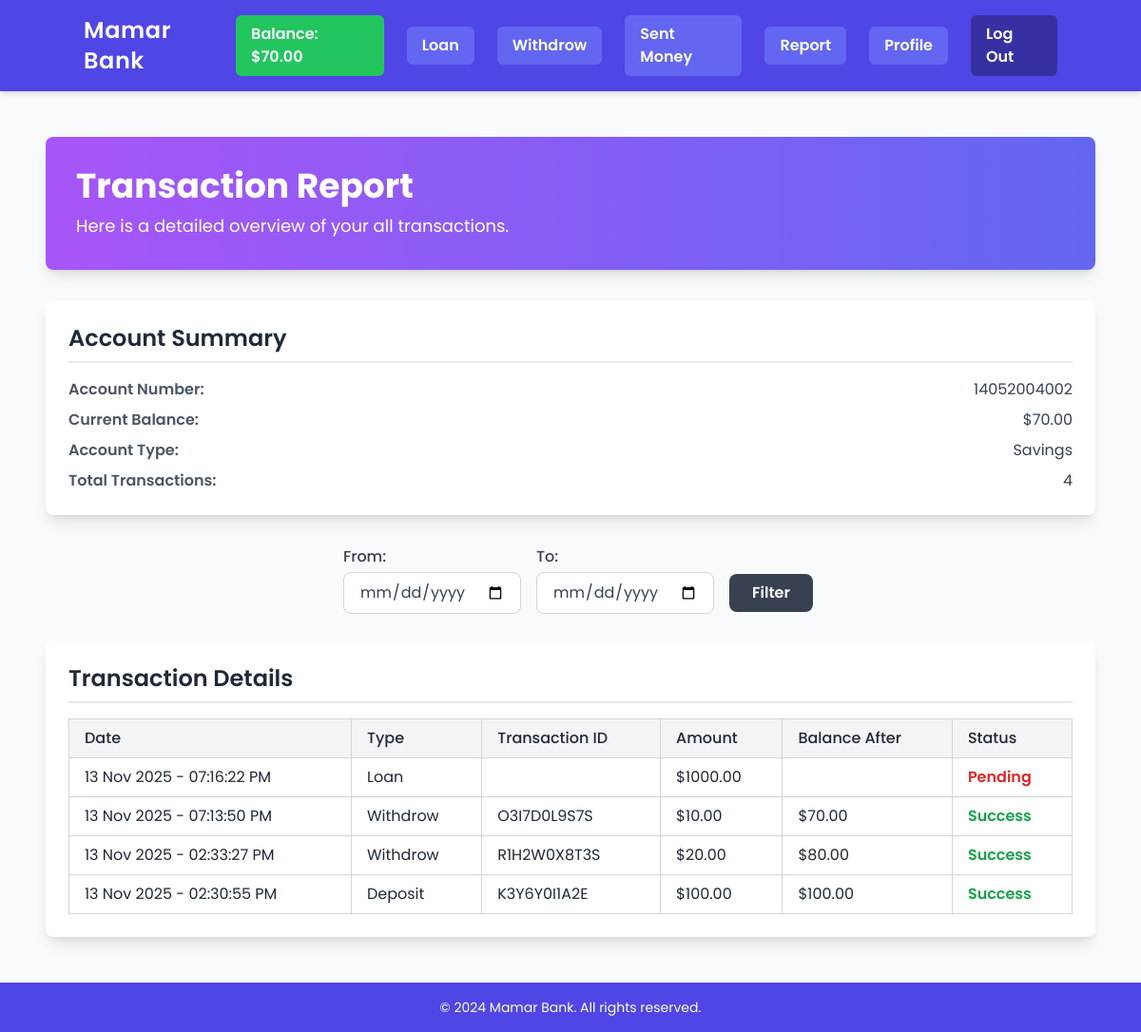
/report/ (signed in), run on the app's committed database.
### Accounts/models.py (models this page shows, shortened)
class UserBankAccount(models.Model):
    user = models.OneToOneField(User, on_delete=models.CASCADE, related_name='account')
    nid_number = models.CharField(max_length=25, null=True, blank=True)
    birth_day = models.DateField(null=True, blank=True)
    account_no = models.BigIntegerField(unique=True)
    balance = models.DecimalField(max_digits=12, decimal_places=2, default=0.00)
    account_type = models.CharField(max_length=20)
    gender = models.CharField(max_length=10, choices=constants.GENDER, default='Other')

### Transactions/models.py (models this page shows, shortened)
class Transaction(models.Model):
    user = models.ForeignKey(User, on_delete=models.CASCADE, related_name='transactions')
    transaction_type = models.CharField(max_length=50)
    amount = models.DecimalField(max_digits=12, decimal_places=2)
    description = models.TextField(blank=True, null=True)
    status = models.BooleanField(default=0) # 0: pending, 1: completed
    after_transaction_balance = models.DecimalField(max_digits=20, decimal_places=2, null=True, blank=True)
    created_at = models.DateTimeField(auto_now_add=True, null=1)
    updated_at = models.DateTimeField(auto_now=True, null=1)
    transaction_id = models.CharField(
        max_length=15,
        default=generate_transaction_id,
        editable=False
    )

### Transactions/views.py (the view, shortened to what this page needs)
# urls.py: path('', views.home, name='report'),
def report(request):
    if not request.user.is_authenticated:
        return redirect('home')
    Transactions = request.user.transactions.all().order_by('-id')
    context = {
        'transactions': Transactions,
    }
    return render(request, 'report.html', context)

### Transactions/templates/report.html (shortened to what this page needs)
{% extends 'base.html' %}
{% block content %}
<div class="container mx-auto p-6 max-w-6xl">
    <div class="bg-gradient-to-r from-purple-500 to-indigo-500 text-white shadow-lg rounded-lg p-8 mb-8">
        <h1 class="text-4xl font-bold">Transaction Report</h1>
        <p class="text-lg mt-2">Here is a detailed overview of your all transactions.</p>
    </div>
    <div class="bg-white shadow-lg rounded-lg p-6 mb-8">
        <h2 class="text-2xl font-semibold text-gray-800 mb-4 border-b-2 pb-2">Account Summary</h2>
        {% if user.account %}
            <ul class="list-none mt-4 space-y-2">
                <li class="flex justify-between"><strong class="font-semibold text-gray-600">Account Number:</strong> <span>{{ user.account.account_no }}</span></li>
                <li class="flex justify-between"><strong class="font-semibold text-gray-600">Current Balance:</strong> <span>${{ user.account.balance }}</span></li>
                <li class="flex justify-between"><strong class="font-semibold text-gray-600">Account Type:</strong> <span>{{ user.account.account_type }}</span></li>
                <li class="flex justify-between"><strong class="font-semibold text-gray-600">Total Transactions:</strong> <span>{{ transactions|length }}</span></li>
            </ul>
        {% else %}
            <p class="text-gray-500 mt-4">No account information available.</p>
        {% endif %}
    </div>
    <div class="flex flex-col items-center space-y-6">
        <form method="POST"class="flex flex-wrap items-center space-x-4">
            <div class="flex flex-col mb-7">
                <label for="start_date" class="text-gray-700 font-medium mb-1">From:</label>
                <input type="date" name="start_date" id="start_date" required value="{{ request.POST.start_date  }}"
                    class="border border-gray-300 rounded-lg px-4 py-2 focus:ring-blue-500 focus:border-blue-500">
            </div>
            <div class="flex flex-col mb-7">
                <label for="end_date" class="text-gray-700 font-medium mb-1">To:</label>
                <input type="date" name="end_date" id="end_date" required value="{{ request.POST.end_date  }}"
                    class="border border-gray-300 rounded-lg px-4 py-2 focus:ring-blue-500 focus:border-blue-500">
            </div>
            <div class=" md:mt-0">
                <button type="submit"
                    class="bg-gray-700 text-white font-semibold py-2 px-6 rounded-lg hover:bg-gray-800 focus:ring focus:ring-gray-300">
                    Filter
                </button>
            </div>
        </form>
    </div>
    <div class="bg-white shadow-lg rounded-lg p-6">
        <div class="flex justify-between items-center border-b-2 pb-2 mb-4">
            <h2 class="text-2xl font-semibold text-gray-800">Transaction Details</h2>
        </div>
        {% if transactions %}
            <div class="overflow-x-auto">
                <table class="min-w-full border-collapse border border-gray-300 text-left text-gray-800">
                    <thead class="bg-gray-100">
                        <tr>
                            <th class="border border-gray-300 px-4 py-2 font-medium">Date</th>
                            <th class="border border-gray-300 px-4 py-2 font-medium">Type</th>
                            <th class="border border-gray-300 px-4 py-2 font-medium">Transaction ID</th>
                            <th class="border border-gray-300 px-4 py-2 font-medium">Amount</th>
                            <th class="border border-gray-300 px-4 py-2 font-medium">Balance After</th>
                            <th class="border border-gray-300 px-4 py-2 font-medium">Status</th>
                        </tr>
                    </thead>
                    <tbody>
                        {% for transaction in transactions %}
                            <tr class="hover:bg-gray-50">
                                <td class="border border-gray-300 px-4 py-2">{{ transaction.created_at|date:"d M Y - h:i:s A" }}</td>
                                <td class="border border-gray-300 px-4 py-2">{{ transaction.transaction_type }}</td>
                                <td class="border border-gray-300 px-4 py-2">
                                    {% if transaction.after_transaction_balance %}
                                        {{ transaction.transaction_id }}
                                    {% endif %}
                                </td>
                                <td class="border border-gray-300 px-4 py-2">${{ transaction.amount }}</td>
                                <td class="border border-gray-300 px-4 py-2">
                                    {% if transaction.after_transaction_balance %}
                                        ${{ transaction.after_transaction_balance }}
                                    {% endif %}
                                </td>
                                <td class="border border-gray-300 px-4 py-2">
                                    {% if transaction.status %}
                                        <span class="text-green-600 font-semibold">
                                            {% if transaction.transaction_type == 'Loan' %}
                                                Approved
                                            {% else %}
                                                Success
                                            {% endif %}
                                        </span>
                                    {% else %}
                                        <span class="text-red-600 font-semibold">Pending</span>
                                    {% endif %}
                                </td>
                            </tr>
                        {% endfor %}
                    </tbody>
                </table>
            </div>
        {% else %}
            <p class="text-gray-500 mt-4">No transactions found.</p>
        {% endif %}
    </div>
</div>
{% endblock %}

### Core/templates/navbar.html (shortened to what this page needs)
{% block navbar %}
<header class="bg-indigo-600 text-white p-4 shadow-md">
    <div class="container mx-auto flex justify-between items-center">
        <a href="{% url 'home' %}" class="text-2xl font-semibold tracking-wide">
            Mamar Bank
        </a>
        <nav
            id="menu"
            class="hidden lg:flex flex-col lg:flex-row lg:space-x-6 lg:items-center lg:bg-transparent bg-indigo-700 lg:rounded-none rounded-lg lg:shadow-none shadow-lg lg:p-0 p-4">
            {% if user.is_authenticated %}
                {% if user.is_staff and user.is_superuser %}
                    <a href="{% url 'loan_request' %}" class="text-white font-semibold px-4 py-2 rounded-md bg-indigo-500 hover:bg-indigo-400 hover:shadow-md transition">
                        View Loan Request
                    </a>
                    <a href="{% url 'deposit' %}" class="text-white font-semibold px-4 py-2 rounded-md bg-indigo-500 hover:bg-indigo-400 hover:shadow-md transition">
                        Deposit
                    </a>
                {% else %}
                    <p class="text-white font-semibold px-4 py-2 rounded-md bg-green-500 hover:bg-green-600 hover:shadow-lg transition">
                        Balance: ${{ user.account.balance }}
                    </p>
                    <a href="{% url 'loan' %}" class="text-white font-semibold px-4 py-2 rounded-md bg-indigo-500 hover:bg-indigo-400 hover:shadow-md transition">
                        Loan
                    </a>
                    <a href="{% url 'withdrow' %}" class="text-white font-semibold px-4 py-2 rounded-md bg-indigo-500 hover:bg-indigo-400 hover:shadow-md transition">
                        Withdrow
                    </a>
                    <a href="{% url 'sent_money' %}" class="text-white font-semibold px-4 py-2 rounded-md bg-indigo-500 hover:bg-indigo-400 hover:shadow-md transition">
                        Sent Money
                    </a>
                {% endif %}
                <a href="{% url 'report' %}" class="text-white font-semibold px-4 py-2 rounded-md bg-indigo-500 hover:bg-indigo-400 hover:shadow-md transition">
                    Report
                </a>
                <a href="{% url 'profile' %}" class="text-white font-semibold px-4 py-2 rounded-md bg-indigo-500 hover:bg-indigo-400 hover:shadow-md transition">
                    Profile
                </a>
                <a href="{% url 'logout' %}" class="text-white font-semibold px-4 py-2 rounded-md bg-indigo-800 hover:bg-indigo-400 hover:shadow-md transition">
                    Log Out
                </a>
            {% endif %}
        </nav>
    </div>
</header>
{% endblock %}

### Core/templates/base.html (style rules this page uses)
body { font-family: 'Poppins', sans-serif; }

### data on the page
Transaction: status "Pending"
Transaction: status "Success"
Transaction: status "Success"
Transaction: status "Success"

### other printed values
{{ user.account.balance }} "70.00"
{{ user.account.account_no }} "14052004002"
{{ user.account.account_type }} "Savings"
{{ transactions|length }} "4"
